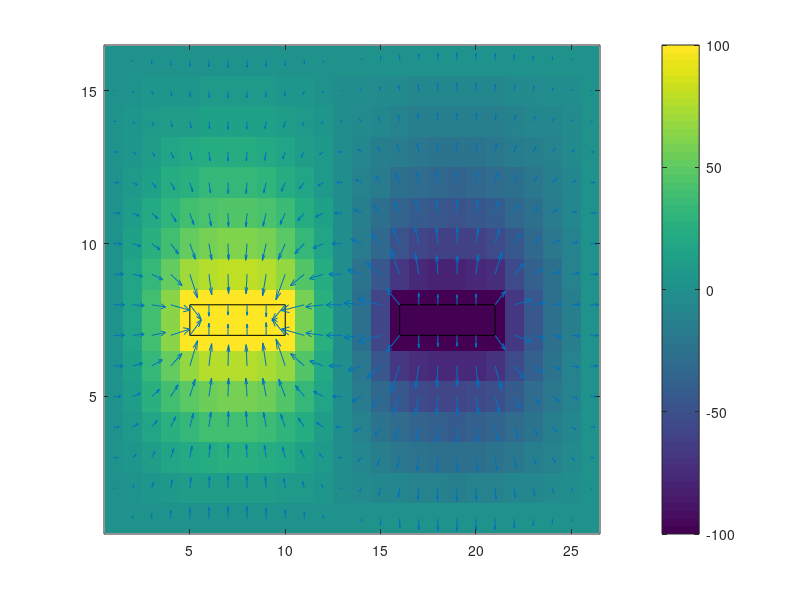

MATLAB code for this plot:
%% laplacianCapacitanceMatrix.m
%    Solve for the capacitance matrix of transmission line
%       
%       Approach: Numerical Solution
%        
%       Course:     ECE 7810
%       Homework:   1
%       Sub. Date:  October 4, 2016
%
%           Author:     Jamiu Babatunde Mojolagbe
%           Department: Electrical and Computer Engineering
%           Student ID: #7804719
%           Email:      mojolagm@myumanitoba.ca

clear; clc; close all;

%%  set variables

omega = 1.54;       % over-relaxation constant / acceleration factor (this value is not used)
max_iter = 100;     % maximum iterations 
epsolon = 1e-6;     % ralative displacement norm
V0 = 100;           % potential on the capacitors

width = 25;         % width of the rectangle
height = 15;        % height of the rectangle
h = 1;              % grid Resolution 

c_width = 5;     % width of the conductors
c_height = 1;    % height of the conductors

c_start_y = floor(height/2);         % center the capacitors at the center of y - axis
c_end_y = c_start_y + c_height;      % vertical end of the capacitors

c1_start = 5;                       % start of capacitor 1 on x-axis
c1_end = c1_start + c_width;        % end of capacitor 1 on x-axis

c2_start = c1_end + c_width + 1;    % start of capacitor 2 on x-axis
c2_end = c2_start + c_width;        % end of capacitor 2 on x-axis

% set boundary condition voltages for the rectangle
a = 0;        % left 
b = 0;        % top 
c = 0;        % right
d = 0;        % bottom 

%% calculate number of grid point and set the grid

nx = (width/h) + 1;         % number of points in x direction
ny = (height/h) + 1;        % number of points in y direction

phi = zeros(nx, ny);    % grid/solution matrix phi(x,y) %% ones(nx-1, ny-1);


%% set boundary condition (Dirichlet B. C)

% non-corner elemets at the boundary
phi(:,1) = a;        % bottom
phi(:,ny) = c;     % top
phi(1,:) = b;        % left
phi(nx,:)= d;      % right

% corner elements at the boundary
phi(1, 1) = (a+b)/2;
phi(nx, 1) = (a+d)/2;
phi(nx, ny) = (c+d)/2;
phi(1, ny) = (b+c)/2;


%% initial guess for the grid matrix, set initial value to 0 for non-boundary elements
for i = 2:1:nx-1
    for j = 2:1:ny-1
        phi(i, j) = 0;
    end
end

% phi(2 : nx - 2, 2 : ny - 2) = 1.0;

%% solve the grid matrix with SOR
iter = 1;           % counter for the number iterations
err_norm = 99999;   % error norm for stoping the iterations

while(iter < max_iter && err_norm > epsolon)
    ph =  0;        % solution norm
    disp_norm = 0;  % displacement norm
    
    % loop over inner matrix
    for i = 2:1:nx-1
        for j = 2:1:ny-1
            residual =  (phi(i - 1, j) +  phi(i + 1, j) +  phi(i, j - 1) + phi(i, j + 1)) ./ 4;
            acc_residual = omega * (residual - phi(i, j));
            phi(i, j) = phi(i, j) + acc_residual;
            phi(c1_start:c1_end, c_start_y:c_end_y) = V0;           % set capacitor 1 potential
            phi(c2_start:c2_end, c_start_y:c_end_y) = -V0;          % set capacitor 2 potential
            
            ph = abs(ph) + abs(phi(i, j));                          % calculate current solution norm
            disp_norm = abs(disp_norm) + abs(acc_residual);         % calculate displacement norm
        end
    end
    
    % calculate relative displacement norm
    err_norm = disp_norm / ph;
    %increment the counter
    iter = iter + 1;
end

%% calculate the total flux emanating from the region
% flux = 0;       % initialize total flux to zero
% for i = 1:1:nx
%     flux = flux + phi(1, i) + phi(i, 1) + phi(nx, i) + phi(i, ny);          % outside potential
%     flux = flux - phi(2, i) - phi(i, 2) - phi(nx-1, i) - phi(i, ny-1);      % inside potential
% end
% 
% 
% %% output the result
% disp(['Total flux: ', num2str(abs(flux))]);

                                                                      
%% output results
figure
imagesc(phi'),colorbar
set(gca,'YDir','normal')
rectangle('Position',[c1_start c_start_y c_width c_height])
rectangle('Position',[c2_start c_start_y c_width c_height])
[px,py]=gradient(phi');
hold
quiver(px,py)
